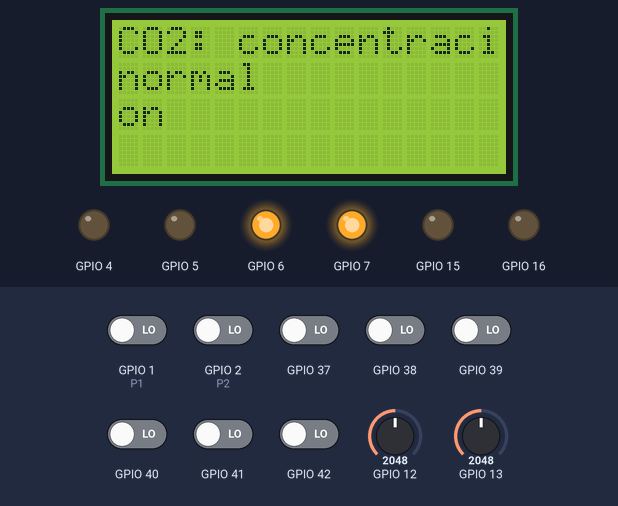
This sketch was run on a simulated ESP32. On the bench: 16×4 character LCD, output pins drawn as LEDs (lit = HIGH). Inputs (shaded band) come from the test bench; at power-on: GPIO 1 (P1), GPIO 2 (P2), GPIO 37–42 LOW, GPIO 12 = 2048, GPIO 13 = 2048. WiFi joins after 1.5 s; servers stay silent unless stated; the local clock reads 2024-03-15 10:24:30 at power-on unless the sketch sets it; what the sketch prints to the serial monitor is not drawn.

Above: at 2.6 s.
At 8.2 s:
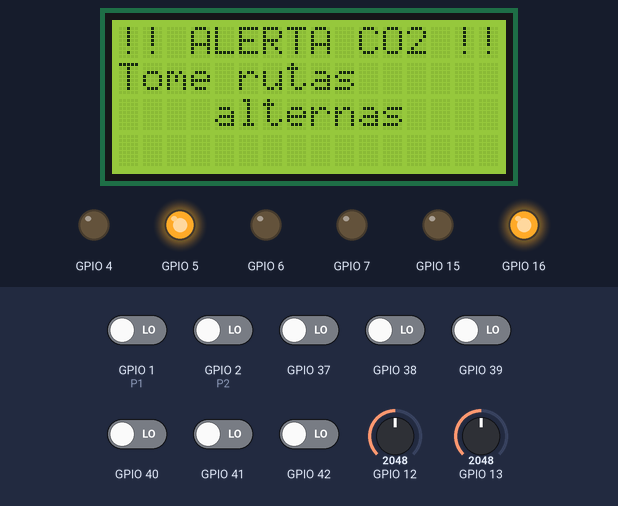
8.3 s: GPIO 1 (P1) driven HIGH
At 9.4 s:
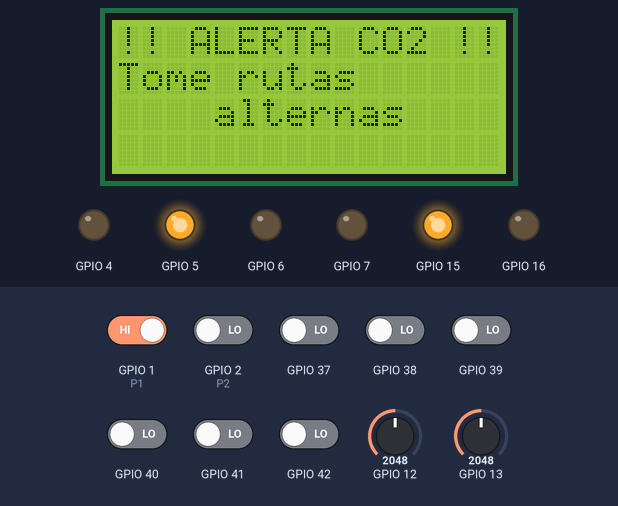
Timing chart, 0 to 23.3 s (numbered marks = the images above; inputs shaded):
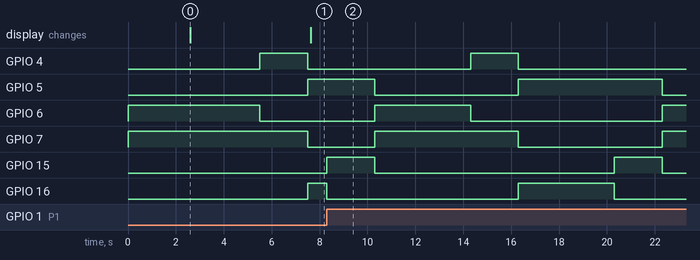

The sketch:

arduino.ino
```cpp
#include <Wire.h>
// #include <Firebase_ESP_Client.h>  // Commented out - Firebase handled by Python server
#include <LiquidCrystal_I2C.h>
#include "Button.h"
#include "TrafficSemaphore.h"
#include "Street.h"
#include "CO2Sensor.h"
#include "LightSensors.h"
// #include <addons/TokenHelper.h>  // Commented out - Firebase handled by Python server
// #include <addons/RTDBHelper.h>   // Commented out - Firebase handled by Python server

// WIFI setup - commented out, Firebase handled by Python server
#define WIFI_SSID "MHERLOP"
#define WIFI_PASSWORD "hableloz77$&"


// NTP for timestamp
#include <WiFi.h>
#include <time.h>
#include <ArduinoJson.h>

// I/O pin labeling
#define LDR1 12
#define LDR2 13
#define CO2_PIN 14
#define CO2 14
#define P1 1
#define P2 2
#define CNY1 42
#define CNY2 41
#define CNY3 40
#define CNY4 39
#define CNY5 38
#define CNY6 37
#define LR1 5
#define LY1 4
#define LG1 6
#define LR2 7
#define LY2 15
#define LG2 16

#define BASE_PEDESTRIAN_DEBOUNCE_DELAY 500
#define BASE_DEBOUNCE_DELAY 500
#define LCD_UPDATE_INTERVAL 500
#define YELLOW_BLINK_TIME 1000
#define BASE_C02_THRESHOLD 400
#define SEND_DATA_INTERVAL 120000 // 2 minutes in milliseconds


// -------------------------------------------------------------- //
//  STATE TIME VARIABLES (can be updated by Python/Gemini)

unsigned long greenTime1 = 5500;    // Green time for light 1
unsigned long yellowTime1 = 2000;   // Yellow time for light 1
unsigned long greenTime2 = 5500;    // Green time for light 2
unsigned long yellowTime2 = 2000;   // Yellow time for light 2

bool extraGreen1 = false;
bool extraGreen2 = false;
int co2Threshold = BASE_C02_THRESHOLD;
int pedestrianBounceDelay = BASE_PEDESTRIAN_DEBOUNCE_DELAY;

// ------------------------------------------------------------- //

Button button1(P2, BASE_DEBOUNCE_DELAY);
Button button2(P1, BASE_DEBOUNCE_DELAY);
TrafficSemaphore light1(LR1, LY1, LG1, button1);  // Semáforo 1
TrafficSemaphore light2(LR2, LY2, LG2, button2);  // Semáforo 2
Street street1(CNY1, CNY2, CNY3, 7000);           // Street 1
Street street2(CNY4, CNY5, CNY6, 7000);           // Street 2
CO2Sensor co2Sensor(CO2_PIN);
LightSensors lightSensors(LDR1, LDR2, 2000);

LiquidCrystal_I2C lcd(0x27, 16, 4);

// NTP configuration
const char* ntpServer = "pool.ntp.org";
const long gmtOffset_sec = -18000;  // UTC-5 (Colombia)
const int daylightOffset_sec = 0;
unsigned long sendDataPrevMillis = 0;

enum SemaphoreState {
  GREEN1_RED2,
  YELLOW1_RED2,
  RED1_GREEN2,
  RED1_YELLOW2,
  YELLOW1_YELLOW2
};

SemaphoreState currentState;
unsigned long previousMillis = 0;
unsigned long stateDuration = 0;
unsigned long lastLCDUpdate = 0;
bool pedestrianDebounce = false;
bool lastCO2State = false;
bool isBlinkOn = false;

// Firebase objects - commented out, handled by Python server
// FirebaseData fbdo;
// FirebaseAuth auth;
// FirebaseConfig config;

void updateLCD() {
  bool highCO2 = co2Sensor.isHigh(co2Threshold);

  if (highCO2 == lastCO2State) return;

  lastCO2State = highCO2;
  lcd.clear();

  if (highCO2) {
    lcd.setCursor(0, 0);
    lcd.print("!! ALERTA CO2 !!");
    lcd.setCursor(0, 1);
    lcd.print("Tome rutas");
    lcd.setCursor(0, 2);
    lcd.print("alternas");
  } else {
    lcd.setCursor(0, 0);
    lcd.print("CO2: concentracion");
    lcd.setCursor(0, 1);
    lcd.print("normal");
  }
}

// sendData() - commented out, Firebase handled by Python server
// void sendData() {
//   if (Firebase.ready() && (millis() - sendDataPrevMillis > 10000 || sendDataPrevMillis == 0)) {
//     sendDataPrevMillis = millis();
//
//     float co2Value = co2Sensor.getLevel();
//     String timestamp = getTimestamp();
//
//     FirebaseJson json;
//     json.set("co2", co2Value);
//     json.set("timestamp", timestamp);
//     json.set("unix_time", (int)time(nullptr));
//
//     Serial.printf("History: %s\n",
//       Firebase.RTDB.pushJSON(&fbdo, F("/co2/history"), &json) ? "ok" : fbdo.errorReason().c_str());
//   }
// }

void sendJson() {
  unsigned long currentMillis = millis();
  if (currentMillis - sendDataPrevMillis >= SEND_DATA_INTERVAL || sendDataPrevMillis == 0) {
    sendDataPrevMillis = currentMillis;

    StaticJsonDocument<200> doc;
    doc["co2"] = co2Sensor.getLevel();
    doc["timestamp"] = getTimestamp();
    doc["critical_traffic1"] = street1.hasCriticalTraffic();
    doc["critical_traffic2"] = street2.hasCriticalTraffic();
    doc["isLate"] = lightSensors.isDark();

    String output;
    serializeJson(doc, output);
    Serial.println(output);
  }
}

void setNextState(SemaphoreState nuevoEstado, unsigned long duracion) {
  currentState = nuevoEstado;
  stateDuration = duracion;
}

// Receive and apply timings from Python/Gemini
void receiveTimings() {
  if (Serial.available() > 0) {
    String input = Serial.readStringUntil('\n');
    input.trim();

    if (input.length() > 0 && input.startsWith("{")) {
      StaticJsonDocument<256> doc;
      DeserializationError error = deserializeJson(doc, input);

      if (!error) {
        // Update timing variables if present in JSON
        if (doc.containsKey("GREEN_TIME1")) {
          greenTime1 = doc["GREEN_TIME1"].as<unsigned long>();
        }
        if (doc.containsKey("GREEN_TIME2")) {
          greenTime2 = doc["GREEN_TIME2"].as<unsigned long>();
        }
        if (doc.containsKey("YELLOW_TIME1")) {
          yellowTime1 = doc["YELLOW_TIME1"].as<unsigned long>();
        }
        if (doc.containsKey("YELLOW_TIME2")) {
          yellowTime2 = doc["YELLOW_TIME2"].as<unsigned long>();
        }
      }
    }
  }
}

// getTimestamp() - returns formatted date/time from NTP
String getTimestamp() {
  struct tm timeinfo;
  if (!getLocalTime(&timeinfo)) {
    return "error";
  }

  char buffer[25];
  strftime(buffer, sizeof(buffer), "%Y-%m-%d %H:%M:%S", &timeinfo);
  return String(buffer);
}

void setup() {
  currentState = GREEN1_RED2;
  previousMillis = millis();
  stateDuration = greenTime1;

  light1.initialize();
  light1.setGreen();
  light2.initialize();
  light2.setRed();
  street1.reset();
  street2.reset();
  Serial.begin(9600);

  lcd.init();
  lcd.backlight();
  lcd.setCursor(0, 0);

  // WiFi connection for NTP
  WiFi.begin(WIFI_SSID, WIFI_PASSWORD);
  while (WiFi.status() != WL_CONNECTED)
  {
    delay(300);
  }

  // NTP sync
  configTime(gmtOffset_sec, daylightOffset_sec, ntpServer);
  struct tm timeinfo;
  while (!getLocalTime(&timeinfo)) {
    delay(500);
  }

  co2Sensor.enableSimulation(15, 800);
  delay(1000);
  lcd.setCursor(0, 0);
  lcd.print("CO2: concentracion");
  lcd.setCursor(0, 1);
  lcd.print("normal");
  updateLCD();

  lightSensors.start();
}

void loop() {
  unsigned long currentMillis = millis();

  receiveTimings();  // Check for timing updates from Python
  sendJson();  // Send JSON data via serial to Python server
  button1.update();
  button2.update();
  co2Sensor.update();

  if (currentMillis - lastLCDUpdate >= LCD_UPDATE_INTERVAL) {
    lastLCDUpdate = currentMillis;
    updateLCD();
  }

  // Identify critical traffic in each street
  bool traffic1 = street1.hasCriticalTraffic();
  bool traffic2 = street2.hasCriticalTraffic();
  bool isLate = lightSensors.isDark();

  pedestrianBounceDelay = isLate ? BASE_PEDESTRIAN_DEBOUNCE_DELAY : BASE_PEDESTRIAN_DEBOUNCE_DELAY*8; //BASE_DEBOUNCE_DELAY * 2;

  if (pedestrianDebounce && (currentMillis - previousMillis >= pedestrianBounceDelay)) pedestrianDebounce = false;

  if (!pedestrianDebounce && (button1.wasPressed() || button2.wasPressed())) {
    if (currentState == GREEN1_RED2 || currentState == RED1_GREEN2)
      stateDuration = 0;

    button1.reset();
    button2.reset();
    pedestrianDebounce = true;
  }
  // else if (traffic1 && (currentState == RED1_GREEN2 || currentState == RED1_YELLOW2)) {
  //     extraGreen1 = true;
  //     if (currentState == RED1_GREEN2) stateDuration = 0;
  // } else if (traffic2 && (currentState == GREEN1_RED2 || currentState == YELLOW1_RED2)) {
  //     extraGreen2 = true;
  //     if (currentState == GREEN1_RED2) stateDuration = 0;
  // }

  if (isLate){
    co2Threshold = 700;
    if(co2Sensor.isHigh(co2Threshold) && (currentState == GREEN1_RED2 || currentState == YELLOW1_RED2)) {
      extraGreen2 = true;
      if (currentState == GREEN1_RED2) stateDuration = 0;
    }
  } else if (co2Threshold != BASE_C02_THRESHOLD) {
    co2Threshold = BASE_C02_THRESHOLD;
  }

  if (currentMillis - previousMillis >= stateDuration) {
    previousMillis = currentMillis;

    switch (currentState) {
      case GREEN1_RED2:
        light1.setYellow();
        light2.setRed();

        setNextState(YELLOW1_RED2, yellowTime1);
        break;

      case YELLOW1_RED2: {
        light1.setRed();
        light2.setGreen();

        unsigned long tiempoVerde = extraGreen2 ? (greenTime2 * 4) : greenTime2;
        extraGreen2 = false;

        setNextState(RED1_GREEN2, tiempoVerde);
        break;
      }
      case RED1_GREEN2:
        light1.setRed();
        light2.setYellow();

        setNextState(RED1_YELLOW2, yellowTime2);
        break;

      case RED1_YELLOW2: {
        light1.setGreen();
        light2.setRed();

        unsigned long tiempoVerde1 = extraGreen1 ? (greenTime1 * 4) : greenTime1;
        extraGreen1 = false;

        setNextState(GREEN1_RED2, tiempoVerde1);
        break;
      }
      case YELLOW1_YELLOW2:
        if (isBlinkOn) {
          light1.setBlack();
          light2.setBlack();
        } else {
          light1.setYellow();
          light2.setYellow();
        }

        isBlinkOn = !isBlinkOn;
        stateDuration = YELLOW_BLINK_TIME;

        if (!isLate) {
          setNextState(GREEN1_RED2, 0);
          isBlinkOn = false;
        }
        break;
    }
  }
}
```

Button.cpp
```cpp
#include "Button.h"
#include <Arduino.h>

Button::Button(int pin, unsigned long debounceDelay) {
    this->pin = pin;
    this->debounceDelay = debounceDelay;
    pinMode(pin, INPUT);
    wasPressedInCycle = false;
    lastDebounceTime = 0;
}

void Button::update() {
  bool reading = digitalRead(pin);
  if ((reading == HIGH) && ((millis() - lastDebounceTime) > debounceDelay)) {
    // Serial.print("Button changed: ");
    wasPressedInCycle = reading;
    // Serial.println(wasPressedInCycle);
    lastDebounceTime = millis();
  }
}

bool Button::wasPressed() {
  return wasPressedInCycle;
}

void Button::reset() {
  wasPressedInCycle = false;
}

void Button::updateDebounceDelay(unsigned long debounceDelay){
  this->debounceDelay = debounceDelay;
}
```

Button.h
```cpp
#ifndef BUTTON_H
#define BUTTON_H

#include <Arduino.h>

class Button {
private:
  int pin;
  bool wasPressedInCycle;
  unsigned long lastDebounceTime;
  unsigned long debounceDelay;

public:
  Button(int pin, unsigned long debounceDelay = 50);
  void update();
  bool wasPressed();
  void reset();
  void updateDebounceDelay(unsigned long debounceDelay);
};

#endif
```

CO2Sensor.cpp
```cpp
#include "CO2Sensor.h"

CO2Sensor::CO2Sensor(int pin) {
  this->pin = pin;
  this->currentLevel = 300;
  this->lastUpdate = 0;
  this->updateInterval = 500;
  this->simulationMode = false;
  this->simulatedDirection = 1;
  this->simulatedStep = 10;

  pinMode(pin, INPUT);
}

void CO2Sensor::update() {
  unsigned long now = millis();

  if (simulationMode && (now - lastUpdate >= updateInterval)) {
    lastUpdate = now;

    currentLevel += simulatedDirection * simulatedStep;

    if (currentLevel >= 900) {
      currentLevel = 900;
      simulatedDirection = -1;
    } else if (currentLevel <= 200) {
      currentLevel = 200;
      simulatedDirection = 1;
    }
  } else if (!simulationMode) {
    currentLevel = analogRead(pin);
  }
}

bool CO2Sensor::isHigh(int threshold) {
  return currentLevel > threshold;
}

int CO2Sensor::getLevel() {
  return currentLevel;
}

void CO2Sensor::enableSimulation(int step, unsigned long interval) {
  simulationMode = true;
  simulatedStep = step;
  updateInterval = interval;
}

void CO2Sensor::setSimulatedLevel(int level) {
  currentLevel = constrain(level, 0, 1023);
}
```

CO2Sensor.h
```cpp
#ifndef CO2SENSOR_H
#define CO2SENSOR_H

#include <Arduino.h>

class CO2Sensor {
private:
  int pin;
  int currentLevel;
  unsigned long lastUpdate;
  unsigned long updateInterval;

  // Simulación
  bool simulationMode;
  int simulatedDirection;
  int simulatedStep;

public:
  CO2Sensor(int pin);

  void update();
  bool isHigh(int threshold);
  int getLevel();

  // Simulación
  void enableSimulation(int step = 10, unsigned long interval = 500);
  void setSimulatedLevel(int level);
};

#endif
```

LightSensors.cpp
```cpp
#include "LightSensors.h"
#include <Arduino.h>

LightSensors::LightSensors(int p1, int p2, unsigned long criticTime) {
  pin1 = p1; pin2 = p2, criticalTime = criticTime;
}

void LightSensors::start() {
  pinMode(pin1, INPUT);
  pinMode(pin2, INPUT);
}

bool LightSensors::isDark() {
  int sensor1 = analogRead(pin1);
  int sensor2 = analogRead(pin2);
  // Serial.print("Light 1: ");
  // Serial.println(sensor1);
  // Serial.print("Light 2: ");
  // Serial.println(sensor2);
  if (sensor1 < 300 && sensor2 < 300) {
    return true;
  }
  return false;
}
```

LightSensors.h
```cpp
#ifndef LIGHT_SENSOR_H
#define LIGHT_SENSOR_H

class LightSensors {
  private:
    int pin1, pin2;

    unsigned long criticalTime;
    unsigned long initTrafficTime;

    bool isLate;

  public:
    LightSensors(int p1, int p2, unsigned long criticTime);
    void start();
    bool isDark();

};

#endif
```

Street.cpp
```cpp
#include "Street.h"
#include "driver/gpio.h"

#include <Arduino.h>

Street::Street(int p1, int p2, int p3, unsigned long criticTime) {
    pin1 = p1; pin2 = p2; pin3 = p3;
    criticalTime = 7000;
    traffic = false;
  }

void Street::reset() {
  // "Reset" the JTAG pins so we can use them as normal GPIOs
  gpio_reset_pin((gpio_num_t)pin1);
  gpio_reset_pin((gpio_num_t)pin2);
  gpio_reset_pin((gpio_num_t)pin3);
  pinMode(pin1, INPUT);
  pinMode(pin2, INPUT);
  pinMode(pin3, INPUT);
}

bool Street::hasCriticalTraffic() {
  int in1 = digitalRead(pin1);
  int in2 = digitalRead(pin2);
  int in3 = digitalRead(pin3);
  if (!in1 || !in2 || !in3) {
    if (!traffic) {
      traffic = true;
      initTrafficTime = millis();
    } else {
      if ((millis() - initTrafficTime) > criticalTime) {
        return true;
      }
    }
  } else {
    traffic = false;
  }
  return false;
}
```

Street.h
```cpp
#ifndef STREET_H
#define STREET_H

class Street {
  private:
    int pin1, pin2, pin3;

    unsigned long criticalTime;
    unsigned long initTrafficTime;

    bool traffic;

  public:
    Street(int p1, int p2, int p3, unsigned long criticTime);
    void reset();
    bool hasCriticalTraffic();

};

#endif
```

TrafficSemaphore.cpp
```cpp
#include "TrafficSemaphore.h"

TrafficSemaphore::TrafficSemaphore(
  int red,
  int yellow,
  int green,
  Button& b1)
  : pedestrianButton(b1) {
  redPin = red;
  yellowPin = yellow;
  greenPin = green;

  pinMode(redPin, OUTPUT);
  pinMode(yellowPin, OUTPUT);
  pinMode(greenPin, OUTPUT);

  initialize();
}

void TrafficSemaphore::initialize() {
  digitalWrite(redPin, LOW);
  digitalWrite(yellowPin, LOW);
  digitalWrite(greenPin, LOW);
}

void TrafficSemaphore::setGreen() {
  digitalWrite(redPin, LOW);
  digitalWrite(yellowPin, LOW);
  digitalWrite(greenPin, HIGH);
}

void TrafficSemaphore::setYellow() {
  digitalWrite(greenPin, LOW);
  digitalWrite(redPin, LOW);
  digitalWrite(yellowPin, HIGH);
}

void TrafficSemaphore::setRed() {
  digitalWrite(yellowPin, LOW);
  digitalWrite(greenPin, LOW);
  digitalWrite(redPin, HIGH);
}

void TrafficSemaphore::setBlack() {
  digitalWrite(yellowPin, LOW);
  digitalWrite(greenPin, LOW);
  digitalWrite(redPin, LOW);
}
```

TrafficSemaphore.h
```cpp
#ifndef TRAFFICSEMAPHORE_H
#define TRAFFICSEMAPHORE_H

#include <Arduino.h>
#include "Button.h"

enum State {
  RED,
  GREEN,
  YELLOW
};

class TrafficSemaphore {
private:
  int redPin;
  int yellowPin;
  int greenPin;
  Button pedestrianButton;

public:
  TrafficSemaphore(int red, int yellow, int green, Button& b1);
  void initialize();
  void setGreen();
  void setYellow();
  void setRed();
  void setBlack();
};

#endif
```

Measured:
- by itself, GPIO 15: alternates HIGH for 2.0 s and LOW for 10.0 s
- what the display in image 0 shows lasts 5.0 s, from 2.6 s to 7.6 s
